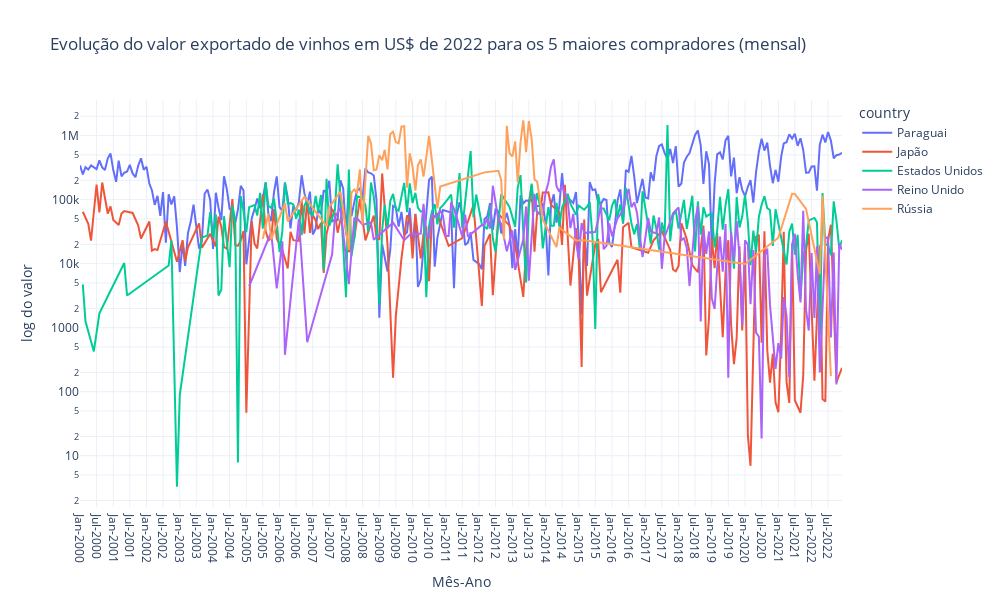

The cell this chart's notebook holds for it:
### Markdown cell above
### Top 5 - valor em US$ de 2022

### Code cell
px.line(
    exp_vinho_monthly_corrected.filter(
        pl.col("country").is_in(exp_vinho_top20["country"].limit(5))
    )
    .sort("date")
    .to_pandas(),
    x="date",
    y="value_corrected",
    color="country",
    log_y=True,
    width=fig_w + 200,
    height=fig_h,
    title="Evolução do valor exportado de vinhos em US$ de 2022 para os 5 maiores compradores (mensal)",
    labels={"value_corrected": "log do valor", "date": "Mês-Ano", "county": "país"},
    template="plotly_white",
).update_xaxes(dtick="M6", tickformat="%b-%Y", ticklabelmode="period")

### Figure 1 — Plotly figure (JSON) as saved in the notebook; plotly's stock layout.template omitted (floating-point values rounded to 4 significant figures; data arrays with more than 128 entries replaced by an {"elided": "..."} marker saying what was removed)
{"data": [{"hovertemplate": "country=Paraguai<br>Mês-Ano=%{x}<br>log do valor=%{y}<extra></extra>", "legendgroup": "Paraguai", "line": {"color": "#636efa", "dash": "solid"}, "marker": {"symbol": "circle"}, "mode": "lines", "name": "Paraguai", "orientation": "v", "showlegend": true, "type": "scatter", "x": {"elided": "274 str values"}, "xaxis": "x", "y": {"elided": "274 float values"}, "yaxis": "y"}, {"hovertemplate": "country=Japão<br>Mês-Ano=%{x}<br>log do valor=%{y}<extra></extra>", "legendgroup": "Japão", "line": {"color": "#EF553B", "dash": "solid"}, "marker": {"symbol": "circle"}, "mode": "lines", "name": "Japão", "orientation": "v", "showlegend": true, "type": "scatter", "x": {"elided": "185 str values"}, "xaxis": "x", "y": {"elided": "185 float values"}, "yaxis": "y"}, {"hovertemplate": "country=Estados Unidos<br>Mês-Ano=%{x}<br>log do valor=%{y}<extra></extra>", "legendgroup": "Estados Unidos", "line": {"color": "#00cc96", "dash": "solid"}, "marker": {"symbol": "circle"}, "mode": "lines", "name": "Estados Unidos", "orientation": "v", "showlegend": true, "type": "scatter", "x": {"elided": "217 str values"}, "xaxis": "x", "y": {"elided": "217 float values"}, "yaxis": "y"}, {"hovertemplate": "country=Reino Unido<br>Mês-Ano=%{x}<br>log do valor=%{y}<extra></extra>", "legendgroup": "Reino Unido", "line": {"color": "#ab63fa", "dash": "solid"}, "marker": {"symbol": "circle"}, "mode": "lines", "name": "Reino Unido", "orientation": "v", "showlegend": true, "type": "scatter", "x": {"elided": "150 str values"}, "xaxis": "x", "y": {"elided": "150 float values"}, "yaxis": "y"}, {"hovertemplate": "country=Rússia<br>Mês-Ano=%{x}<br>log do valor=%{y}<extra></extra>", "legendgroup": "Rússia", "line": {"color": "#FFA15A", "dash": "solid"}, "marker": {"symbol": "circle"}, "mode": "lines", "name": "Rússia", "orientation": "v", "showlegend": true, "type": "scatter", "x": ["2005-07-01T00:00:00", "2005-09-01T00:00:00", "2005-10-01T00:00:00", "2006-03-01T00:00:00", "2006-04-01T00:00:00", "2006-10-01T00:00:00", "2007-06-01T00:00:00", "2007-07-01T00:00:00", "2007-11-01T00:00:00", "2008-02-01T00:00:00", "2008-03-01T00:00:00", "2008-04-01T00:00:00", "2008-05-01T00:00:00", "2008-06-01T00:00:00", "2008-07-01T00:00:00", "2008-08-01T00:00:00", "2008-09-01T00:00:00", "2008-10-01T00:00:00", "2008-11-01T00:00:00", "2008-12-01T00:00:00", "2009-01-01T00:00:00", "2009-02-01T00:00:00", "2009-03-01T00:00:00", "2009-04-01T00:00:00", "2009-05-01T00:00:00", "2009-06-01T00:00:00", "2009-07-01T00:00:00", "2009-08-01T00:00:00", "2009-09-01T00:00:00", "2009-10-01T00:00:00", "2009-11-01T00:00:00", "2009-12-01T00:00:00", "2010-01-01T00:00:00", "2010-02-01T00:00:00", "2010-03-01T00:00:00", "2010-04-01T00:00:00", "2010-05-01T00:00:00", "2010-06-01T00:00:00", "2010-07-01T00:00:00", "2010-10-01T00:00:00", "2010-11-01T00:00:00", "2012-03-01T00:00:00", "2012-08-01T00:00:00", "2012-09-01T00:00:00", "2012-10-01T00:00:00", "2012-11-01T00:00:00", "2012-12-01T00:00:00", "2013-01-01T00:00:00", "2013-02-01T00:00:00", "2013-03-01T00:00:00", "2013-04-01T00:00:00", "2013-05-01T00:00:00", "2013-06-01T00:00:00", "2013-07-01T00:00:00", "2013-08-01T00:00:00", "2013-09-01T00:00:00", "2013-10-01T00:00:00", "2013-12-01T00:00:00", "2014-05-01T00:00:00", "2014-06-01T00:00:00", "2014-12-01T00:00:00", "2015-03-01T00:00:00", "2020-01-01T00:00:00", "2021-01-01T00:00:00", "2021-06-01T00:00:00", "2021-07-01T00:00:00", "2021-11-01T00:00:00", "2022-04-01T00:00:00", "2022-05-01T00:00:00", "2022-08-01T00:00:00"], "xaxis": "x", "y": [24540.0, 60160.0, 24020.0, 88510.0, 45800.0, 110900.0, 38260.0, 76390.0, 132700.0, 16450.0, 128600.0, 144300.0, 125000.0, 295700.0, 40950.0, 167300.0, 989500.0, 757300.0, 288600.0, 295300.0, 496000.0, 411600.0, 601100.0, 296900.0, 1059000.0, 1152000.0, 791800.0, 755400.0, 1382000.0, 1400000.0, 153800.0, 529200.0, 326600.0, 138700.0, 344800.0, 426200.0, 229200.0, 461600.0, 988800.0, 73250.0, 160700.0, 266600.0, 281800.0, 200300.0, 23850.0, 1420000.0, 532200.0, 470500.0, 814400.0, 186400.0, 791500.0, 1731000.0, 550500.0, 1692000.0, 893200.0, 207700.0, 190400.0, 48910.0, 18170.0, 36300.0, 23080.0, 23110.0, 9869.0, 25460.0, 123600.0, 123000.0, 71730.0, 6837.0, 114800.0, 175.1], "yaxis": "y"}], "layout": {"height": 600, "legend": {"title": {"text": "country"}, "tracegroupgap": 0}, "title": {"text": "Evolução do valor exportado de vinhos em US$ de 2022 para os 5 maiores compradores (mensal)"}, "width": 1000, "xaxis": {"anchor": "y", "autorange": true, "domain": [0, 1], "dtick": "M6", "range": ["2000-01-01", "2022-12-01"], "tickformat": "%b-%Y", "ticklabelmode": "period", "title": {"text": "Mês-Ano"}, "type": "date"}, "yaxis": {"anchor": "x", "autorange": true, "domain": [0, 1], "range": [0.1992, 6.556], "title": {"text": "log do valor"}, "type": "log"}}}
